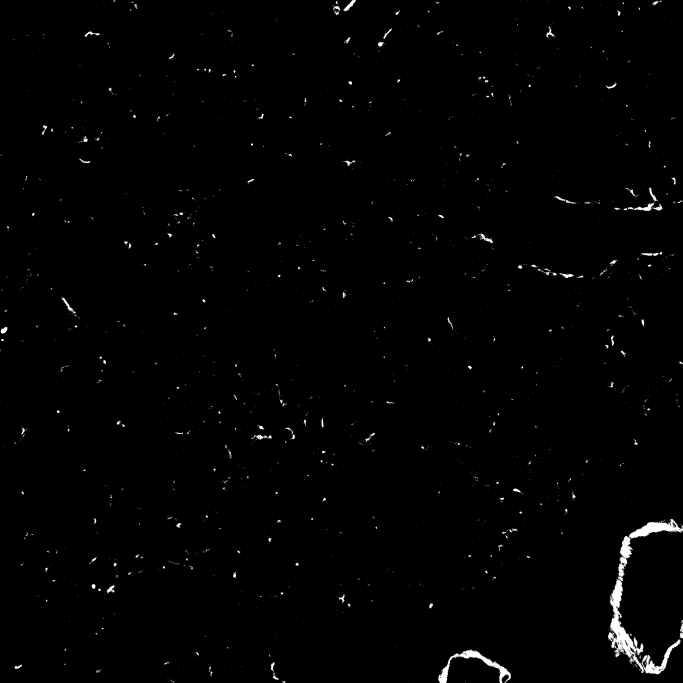
#> input picture Lung Fibrotic Disease/data/MASK_Sk658 Llobe ch010051.jpg, 2048 x 2048 px, found by its file name (shown at 1/3 size)
$ python main_example.py
#> lines starting #> are read from the running program, lines starting #| are printed output that depends on the picture; after the words box and inside, x2 and y2 are one past the last pixel; in counts of white or black regions, pixels touching at a corner belong together
'''Module 2: count black and white pixels in a .jpg and extrapolate points'''

from termcolor import colored
import cv2
import numpy as np
import matplotlib.pyplot as plt
from scipy.interpolate import interp1d
import pandas as pd

# Load the images you want to analyze

filenames = [
    r"/Users/gracelee/Documents/uva/comp bme/Module 2/MASK_Sk658 Llobe ch010051.jpg",
    r"/Users/gracelee/Documents/uva/comp bme/Module 2/MASK_Sk658 Llobe ch010026.jpg",
    r"/Users/gracelee/Documents/uva/comp bme/Module 2/MASK_Sk658 Llobe ch010053.jpg",
    r"/Users/gracelee/Documents/uva/comp bme/Module 2/MASK_Sk658 Llobe ch010061.jpg",
    r"/Users/gracelee/Documents/uva/comp bme/Module 2/MASK_Sk658 Llobe ch010065.jpg",
    r"/Users/gracelee/Documents/uva/comp bme/Module 2/MASK_Sk658 Llobe ch010059.jpg",
     ]

# Enter the depth of each image (in the same order that the images are listed above; you can find these in the .csv file provided to you which is tilted: "Filenames and Depths for Students")

depths = [
    45,
    60,
    80,
    570,
    955,
    2800
    ]

# Make the lists that will be used

images = []
white_counts = []
black_counts = []
white_percents = []

# Build the list of all the images you are analyzing

for filename in filenames:
    img = cv2.imread(filename, 0)
#> img is the input picture: shape (2048, 2048); min 0, max 255, mean 2.7
    images.append(img)

# For each image (until the end of the list of images), calculate the number of black and white pixels and make a list that contains this information for each filename.

for x in range(len(filenames)):
    _, binary = cv2.threshold(images[x], 127, 255, cv2.THRESH_BINARY)

    white = np.sum(binary == 255)
    black = np.sum(binary == 0)

    white_counts.append(white)
    black_counts.append(black)
#> this loop made 6 passes
#> pass 1, `_, binary = cv2.threshold(images[x], 127, 255, cv2.THRESH_BINARY)`:
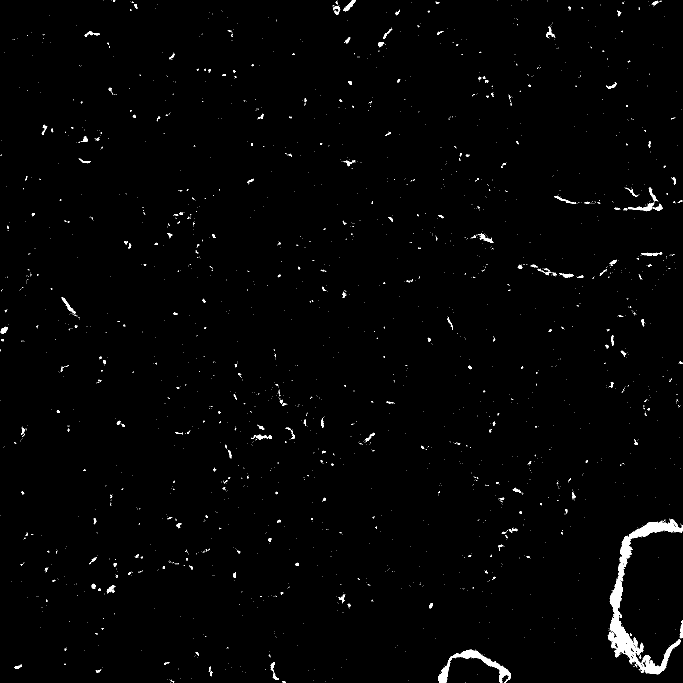
#> binary: shape (2048, 2048) (shown at 1/3 size); 1% white; 2618 white regions (2388 under 20 px), largest, box (x1, y1, x2, y2) and area: (1823, 1557, 2048, 2023) 17475, (1314, 1949, 1533, 2048) 4243, (1883, 609, 1988, 634) 883
#> pass 2, `_, binary = cv2.threshold(images[x], 127, 255, cv2.THRESH_BINARY)`:
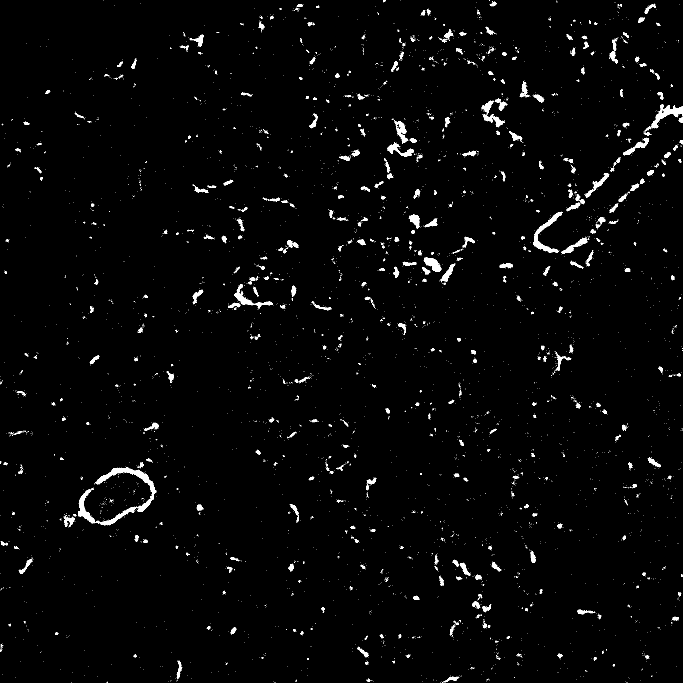
#> binary: shape (2048, 2048) (shown at 1/3 size); 1.7% white; 5745 white regions (5287 under 20 px), largest, box (x1, y1, x2, y2) and area: (285, 1401, 469, 1576) 4782, (1600, 635, 1688, 759) 2256, (1953, 313, 2048, 385) 2112
#> pass 3, `_, binary = cv2.threshold(images[x], 127, 255, cv2.THRESH_BINARY)`:
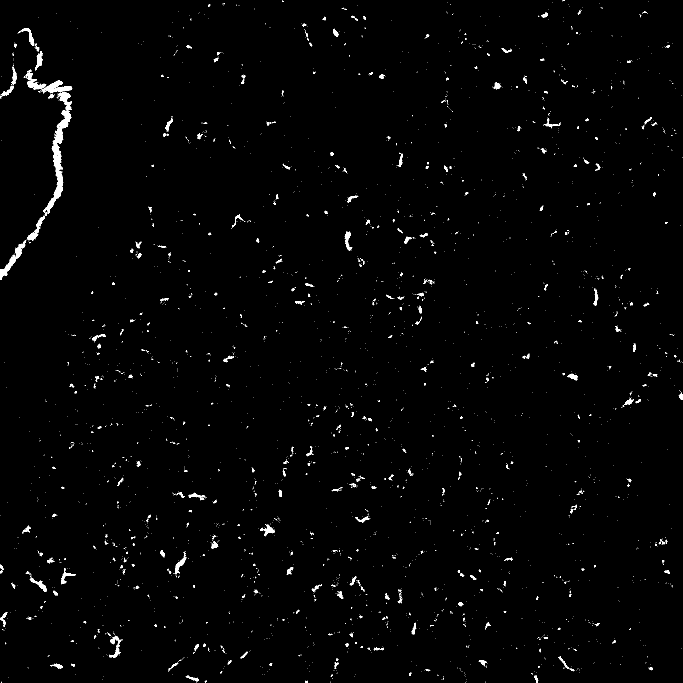
#> binary: shape (2048, 2048) (shown at 1/3 size); 1.1% white; 3784 white regions (3429 under 20 px), largest, box (x1, y1, x2, y2) and area: (130, 330, 214, 641) 5298, (124, 241, 217, 280) 1529, (0, 764, 49, 840) 1075

# Print the number of white and black pixels in each image.

print(colored("Counts of pixel by color in each image", "yellow"))
for x in range(len(filenames)):
    print(colored(f"White pixels in image {x}: {white_counts[x]}", "white"))
    print(colored(f"Black pixels in image {x}: {black_counts[x]}", "black"))
    print()

# Calculate the percentage of pixels in each image that are white and make a list that contains these percentages for each filenamae

for x in range(len(filenames)):
    white_percent = (100 * (white_counts[x] / (black_counts[x] + white_counts[x])))
    white_percents.append(white_percent)

# Print the filename (on one line in red font), and below that line print the percent white pixels and depth

print(colored("Percent white px:", "yellow"))
for x in range(len(filenames)):
    print(colored(f'{filenames[x]}:',"red"))
    print(f'{white_percents[x]}% White | Depth: {depths[x]} microns')
    print()

'''Write your data to a .csv file'''

# Create a DataFrame that includes the filenames, depths, and percentage of white pixels
df = pd.DataFrame({
    'Filenames': filenames,
    'Depths': depths,
    'White percents': white_percents
})

# Write that DataFrame to a .csv file

df.to_csv('Percent_White_Pixels.csv', index=False)

print("CSV file 'Percent_White_Pixels.csv' has been created.")

'''the .csv writing subroutine ends here'''

# Interpolate a point: given a depth, find the corresponding white pixel percentage

interpolate_depth = float(input(colored("Enter the depth at which you want to interpolate a point: ", "yellow")))
#> the answer given: 3

x = depths
y = white_percents

i = interp1d(x, y, kind='linear')  # You can also use 'quadratic', 'cubic', etc.
#> (the run stopped early here; a loop or call above may not have finished)
